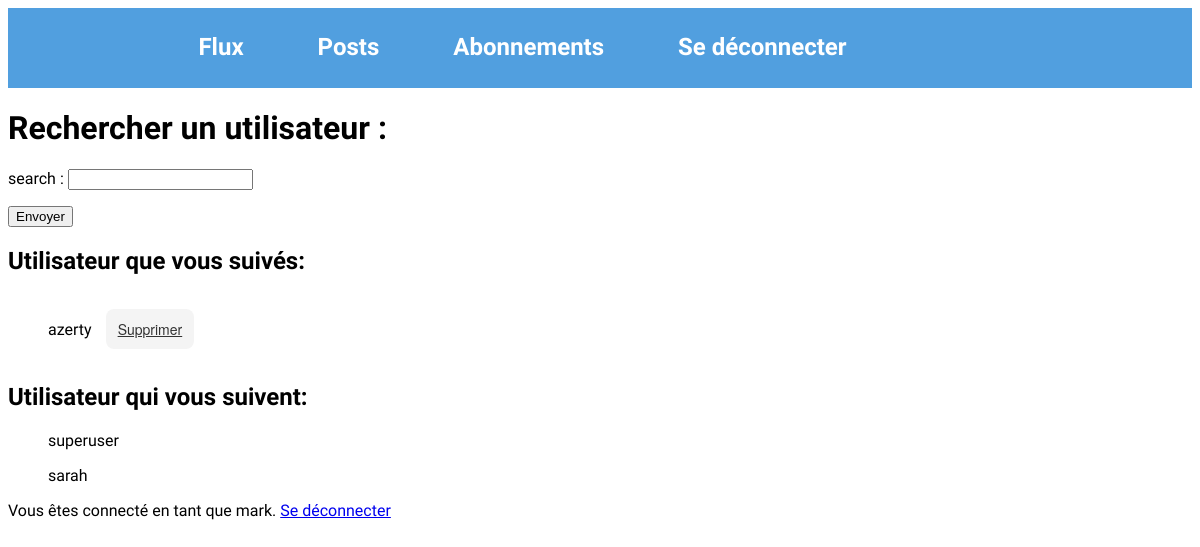
/user/social/ (signed in), run on an earlier commit of the app's database.
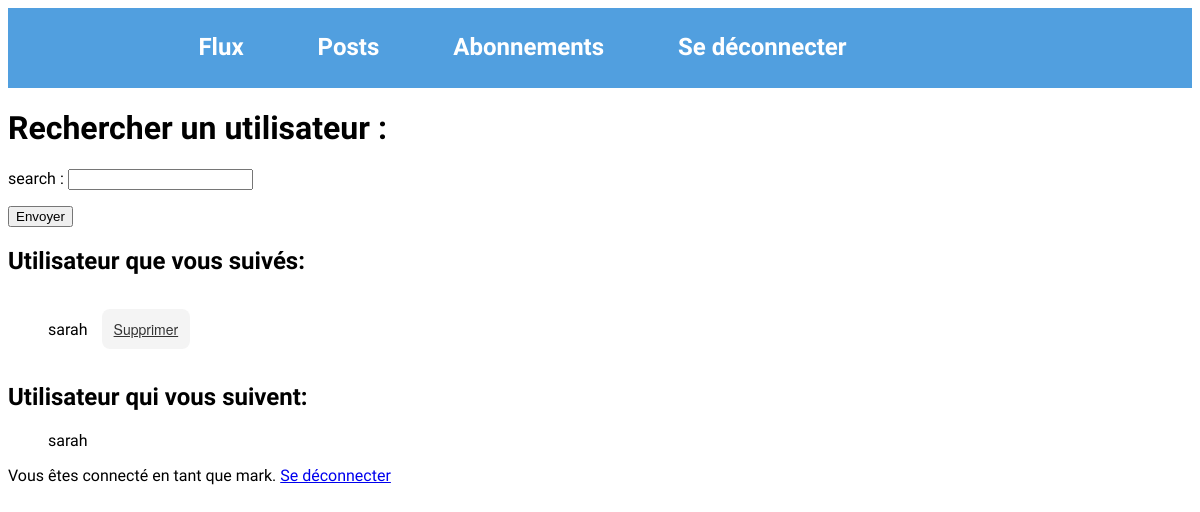
And on a later commit of the database.
### litreview_app/models.py (models this page shows)
class UserFollows(models.Model):
    user = models.ForeignKey(
        to=settings.AUTH_USER_MODEL, on_delete=models.CASCADE, related_name='following')
    followed_user = models.ForeignKey(
        to=settings.AUTH_USER_MODEL, on_delete=models.CASCADE, related_name='followed_by')
    class Meta:
        unique_together = ('user', 'followed_user', )

### authentication_app/models.py (models this page shows)
class User(AbstractUser):
    pass

### litreview_app/views.py (the view)
# urls.py: path('user/social/', litreview_app.views.sub, name='user_social'),
@login_required
def sub(request):
    if request.method == 'POST':
        form = SubForm(request.POST, request.FILES, user=request.user)
        if form.is_valid():
            UserFollows.objects.create(user=request.user, followed_user=form.cleaned_data['search'])
            return redirect('user_social')
    else:
        form = SubForm(user=request.user)
    followed_user = UserFollows.objects.filter(user=request.user)
    following_user = UserFollows.objects.filter(followed_user=request.user)
    return render(request,
                  'litreview_app/user_social.html',
                  {'form': form, 'followed_user': followed_user, 'following_user': following_user})

### authentication_app/forms.py (shortened to what this page needs)
class SubForm(forms.Form):
    search = forms.CharField(max_length=63, label='search')
    def __init__(self, *args, **kwargs):
        self.user = kwargs.pop('user')
        super().__init__(*args, **kwargs)

### litreview_app/templates/litreview_app/user_social.html (shortened to what this page needs)
{% extends 'authentication_app/base.html' %}
{% block content %}
<h1>Rechercher un utilisateur : </h1>
<form action="" method="post" novalidate enctype="multipart/form-data">
  {{ form.as_p }}
  <input type="submit" value="Envoyer">
</form>
<h2>Utilisateur que vous suivés:</h2>
<ul>
  {% for u in followed_user %}
  <p>{{ u.followed_user.username }}<a class="button" href="{{ u.id }}/delete">Supprimer</a></p>
  {% endfor %}
</ul>
<h2>Utilisateur qui vous suivent:</h2>
<ul>
  {% for u in following_user %}
  <p>{{ u.user.username }}</p>
  {% endfor %}
</ul>
{% endblock %}

What changed in the data, as far as the page shows it:
removed UserFollows: followed_user.username "azerty", shown under "Utilisateur que vous suivés:"
removed UserFollows: user.username "superuser", shown under "Utilisateur qui vous suivent:"
added UserFollows: followed_user.username "sarah", shown under "Utilisateur que vous suivés:"
